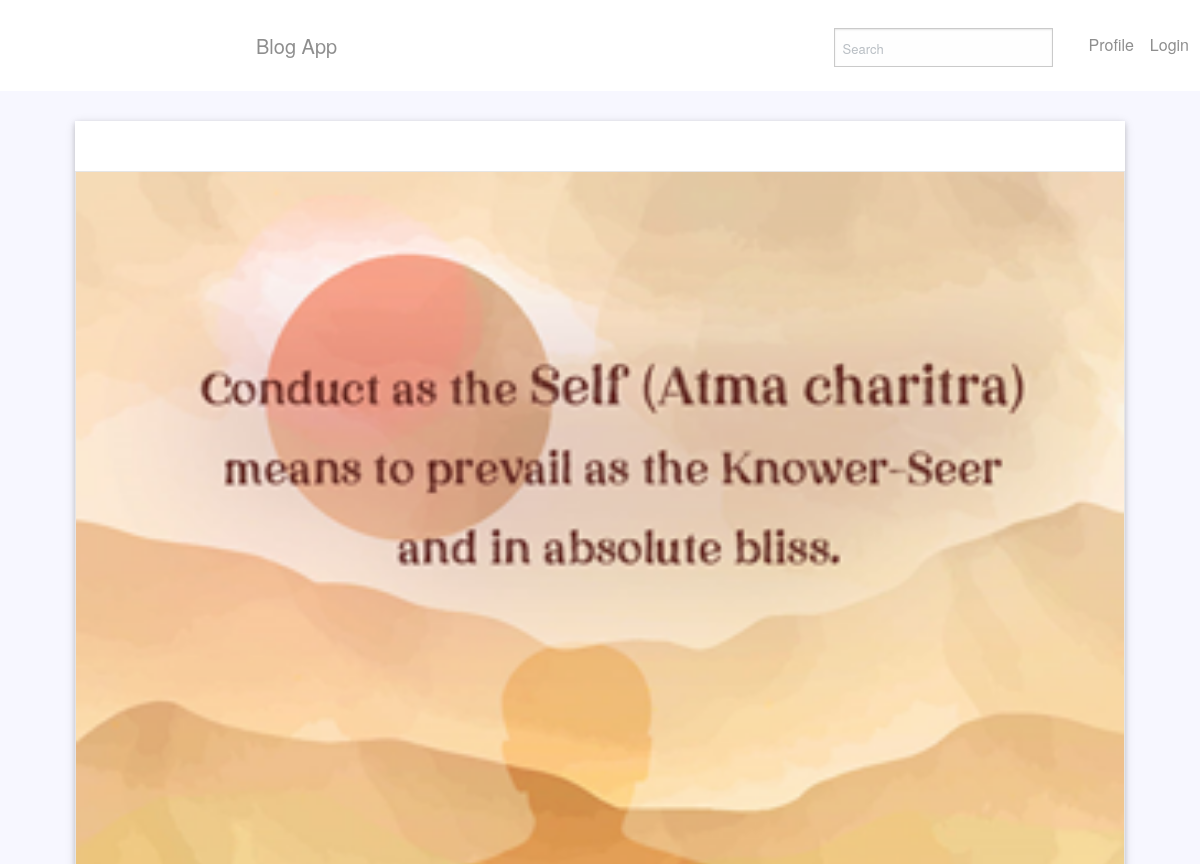
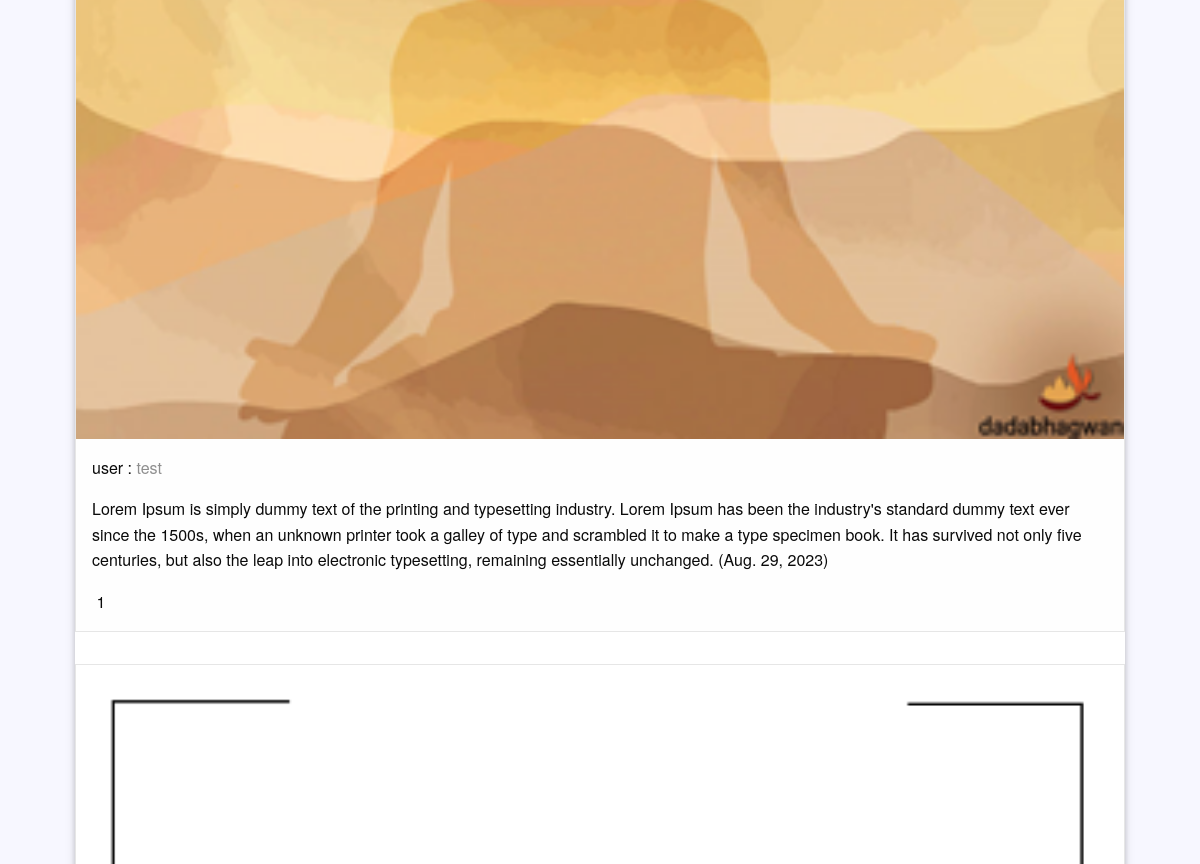
Before: / (upper part) with the older database file (2 pictures, top to bottom).
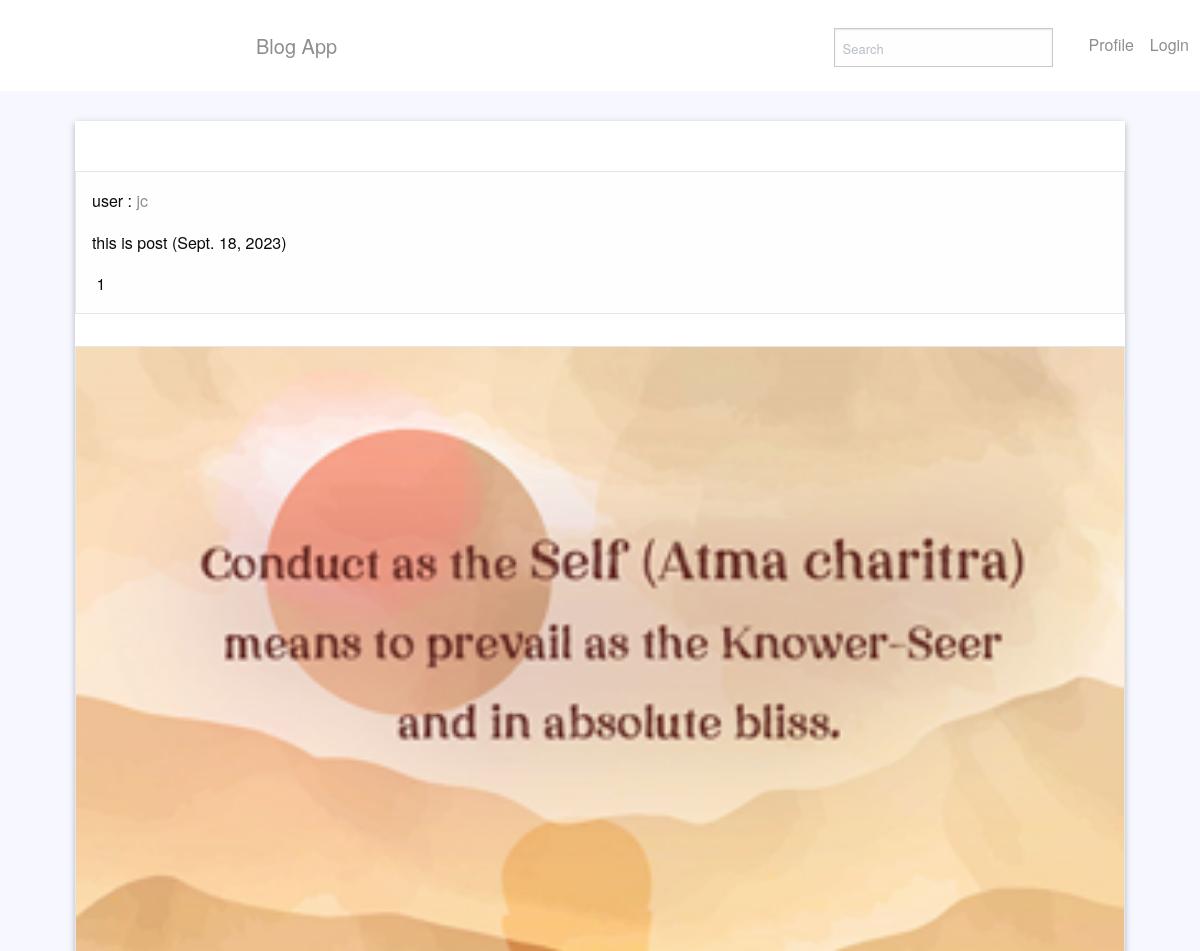
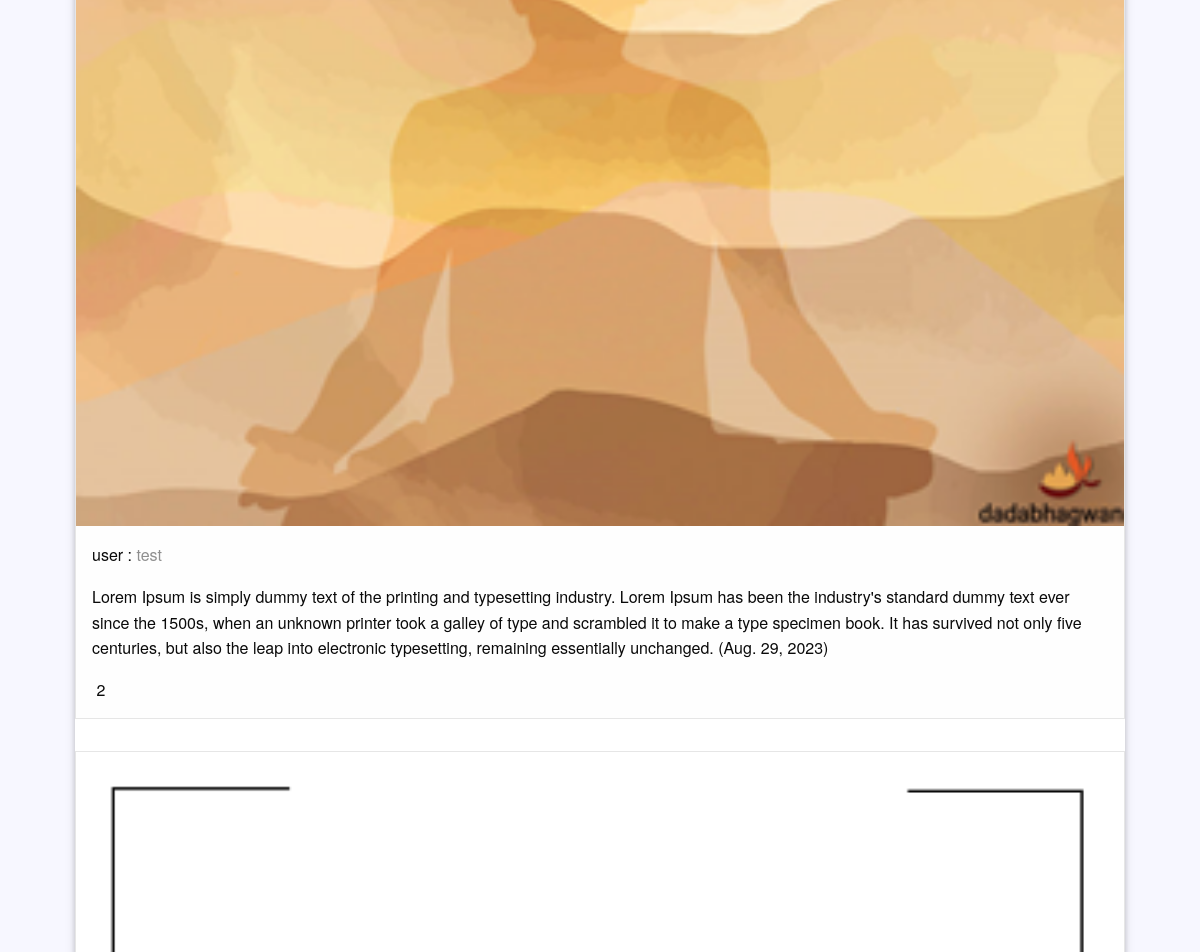
After: the same page with the newer database file (2 pictures, top to bottom).
### blogapp/models.py (models this page shows)
class Post(models.Model):
    postId = models.AutoField(primary_key=True)
    user = models.ForeignKey(User, on_delete=models.DO_NOTHING, related_name='posts')
    postDate = models.DateField(null=True)
    text = models.CharField(max_length=500)
    media = models.ImageField(upload_to='images_post')
    likers = models.ManyToManyField(User, default=None, blank=True, related_name='post_likes')
    likes = models.IntegerField(null=True)
    @property
    def num_likes(self):
        return self.likers.all().count()

### blogapp/views.py (the view, shortened to what this page needs)
# urls.py: path('', views.PostView.as_view(), name='home'),
class PostView(APIView):
    renderer_classes = [TemplateHTMLRenderer]
    template_name = 'blogapp/base.html'
    def get(self, request):
        user = request.user
        queryset = Post.objects.all().order_by('-postId')
        return Response({'posts': queryset, 'user_profile': None, 'img_url': None, 'user': user, 'following_list': None})

### blogapp/templates/blogapp/base.html (shortened to what this page needs)
<!DOCTYPE html>
<html lang="en">
  {% load static %}
  <head>
    <link rel="stylesheet" href="{% static 'assets/css/bootstrap.min.css' %}" />
    <link rel="stylesheet" href="{% static 'assets/css/fontawsom-all.min.css' %}" />
    <link rel="stylesheet" type="text/css" href="{% static 'assets/css/style.css' %}" />
  </head>
  <body>
    {% include "./header.html" %}
    <nav class="navbar navbar-expand-sm bg-dark navbar-dark" style="background-color: #ffffff !important">
      <a class="navbar-brand site-title" href="/">Blog App</a>
      <div class="right-box">
        <form class="form-inline" method="POST" action="{% url 'search-user'%}">
          <input class="form-control mr-sm-2" type="text" placeholder="Search" style="margin-top: 20px" />
        </form>
        <ul class="navbar-nav">
          <li class="nav-item" style="margin-top: 1rem">
            <a class="nav-link" href="/user-home" style="color: #8e8e8e">Profile</a>
          </li>
          {% if user.is_authenticated %}
          <li class="nav-item" style="margin-top: 1rem">
            <a class="nav-link" href="../signout" style="color: #8e8e8e">Logout</a>
          </li>
          {% else %}
          <li class="nav-item" style="margin-top: 1rem">
            <a class="nav-link" href="../signin" style="color: #8e8e8e">Login</a>
          </li>
          {% endif %}
        </ul>
      </div>
    </nav>
    <div class="container-fluid overcover">
      <div class="container profile-box">
        <div class="row">
          <div class="grid-containor">
            <div class="grid-x grid-margin-x">
              <div class="large-12 cell">
                {% for post in posts %}
                <div class="card" style="margin-bottom: 2rem">
                  {% if post.media %}
                  <img class="post-img" src="{{ post.media.url }}" />
                  {% endif %}
                  <div class="card-section">
                    <p> user : <a href="/{{ post.user }}">{{ post.user }}</a> </p>
                    <p>{{ post.text }} ({{ post.postDate }})</p>
                    <p
                      ><button class="ul-{{post.postId}}" id="{{post.postId}}" onclick="UnLike_Like(id)"></button> <a class="lc-{{post.postId}}"> {{post.num_likes}}</a>
                    </p>
                  </div>
                </div>
                {% endfor %}
              </div>
            </div>
          </div>
        </div>
      </div>
    </div>
  </body>
</html>

### blogapp/templates/blogapp/header.html (shortened to what this page needs)
<!DOCTYPE html>
<html lang="en" dir="ltr">
<head>
  <link rel="stylesheet" href="https://cdn.jsdelivr.net/npm/foundation-sites@6.6.3/dist/css/foundation.min.css">
  <link rel ="stylesheet" href ="https://cdnjs.cloudflare.com/ajax/libs/foundicons/3.0.0/foundation-icons.css">
  {% load static %}
  <link rel="stylesheet" type="text/css" href="{% static 'css/stylesheet.css' %}" />
</head>

### blogapp/static/assets/css/style.css (style rules this page uses)
* { margin: 0px; padding: 0px; list-style: none; }
img { max-width: 100%; }
a { text-decoration: none; outline: none; color: #444; }
ul { margin-bottom: 0; padding-left: 0; }
a:hover, a:focus, input, textarea { text-decoration: none; outline: none; }
p { margin-bottom: 0px; width: 100%; }
::placeholder { color: #747f8a !important; font-size: 13px; opacity: .5 !important; }
.container-fluid { padding: 0px; }
body { background-color: #f7f7ff !important; font-family: "mouse-300", Arial, Helvetica, sans-serif; color: #6A6A6A; }
.form-control { background-color: #F8F8F8; margin-bottom: 20px; }
.container { max-width: 1100px; }
.profile-box { width: 1050px; margin: 30px auto; box-shadow: 0 2px 5px 0 rgba(0, 0, 0, 0.16), 0 2px 10px 0 rgba(0, 0, 0, 0.12); background-color: #FFF; }

### blogapp/static/css/stylesheet.css (style rules this page uses)
body { background-color: #FAFAF6; }
.cell { height: 100%; }
.grid-containor { padding-top: 50px; }
a { color: #8f8f8f; }

### blogapp/templates/blogapp/base.html (style rules this page uses)
.right-box { display: flex; margin-left: 70%; }
.site-title { position: absolute; color: #8e8e8e !important; margin-left: 20%; }

Changed rows visible on the page:
added Post: user "jc", text "this is post", postDate "Sept. 18, 2023", num_likes "1"
computed for Post "Aug. 29, 2023": num_likes "1" → "2"
